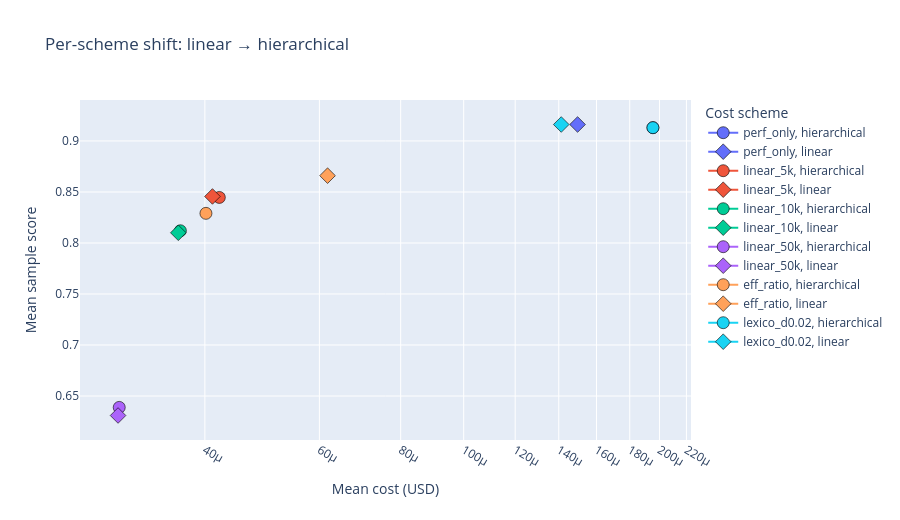

The notebook cell saved with this chart:
### Code cell
# Impact view: per-scheme shift from linear → hierarchical on cost/performance plane
scheme_order = ['perf_only', 'linear_5k', 'linear_10k', 'linear_50k', 'eff_ratio', 'lexico_d0.02']
impact_pairs = (
    hier_cost_results_df.copy()
    .assign(cost_scheme=lambda df: pd.Categorical(df['cost_scheme'], categories=scheme_order, ordered=True))
    .sort_values(['cost_scheme', 'perf_mode'])
)

fig = px.line(
    impact_pairs,
    x='mean_cost_usd',
    y='mean_sample_score',
    color='cost_scheme',
    line_group='cost_scheme',
    markers=True,
    symbol='perf_mode',
    hover_data={
        'perf_mode': True,
        'mean_cost_usd': ':,.1e',
        'mean_sample_score': ':.4f',
        'mean_accuracy': ':.3f',
    },
    labels={'mean_cost_usd': 'Mean cost (USD)', 'mean_sample_score': 'Mean sample score'},
    title='Per-scheme shift: linear → hierarchical',
)
fig.update_traces(marker=dict(size=12, line=dict(color='black', width=0.6)))
fig.update_xaxes(type='log')
fig.update_layout(height=520, legend_title_text='Cost scheme')
fig.show()

### Figure 1 — Plotly figure (JSON) as saved in the notebook; plotly's stock layout.template omitted (floating-point values rounded to 4 significant figures)
{"data": [{"customdata": [["hierarchical", 0.7284]], "hovertemplate": "cost_scheme=perf_only<br>perf_mode=%{customdata[0]}<br>Mean cost (USD)=%{x:,.1e}<br>Mean sample score=%{y:.4f}<br>mean_accuracy=%{customdata[1]:.3f}<extra></extra>", "legendgroup": "perf_only, hierarchical", "line": {"color": "#636efa", "dash": "solid"}, "marker": {"line": {"color": "black", "width": 0.6}, "size": 12, "symbol": "circle"}, "mode": "lines+markers", "name": "perf_only, hierarchical", "orientation": "v", "showlegend": true, "type": "scatter", "x": [0.0001954], "xaxis": "x", "y": [0.913], "yaxis": "y"}, {"customdata": [["linear", 0.7284]], "hovertemplate": "cost_scheme=perf_only<br>perf_mode=%{customdata[0]}<br>Mean cost (USD)=%{x:,.1e}<br>Mean sample score=%{y:.4f}<br>mean_accuracy=%{customdata[1]:.3f}<extra></extra>", "legendgroup": "perf_only, linear", "line": {"color": "#636efa", "dash": "solid"}, "marker": {"line": {"color": "black", "width": 0.6}, "size": 12, "symbol": "diamond"}, "mode": "lines+markers", "name": "perf_only, linear", "orientation": "v", "showlegend": true, "type": "scatter", "x": [0.0001497], "xaxis": "x", "y": [0.9161], "yaxis": "y"}, {"customdata": [["hierarchical", 0.6772]], "hovertemplate": "cost_scheme=linear_5k<br>perf_mode=%{customdata[0]}<br>Mean cost (USD)=%{x:,.1e}<br>Mean sample score=%{y:.4f}<br>mean_accuracy=%{customdata[1]:.3f}<extra></extra>", "legendgroup": "linear_5k, hierarchical", "line": {"color": "#EF553B", "dash": "solid"}, "marker": {"line": {"color": "black", "width": 0.6}, "size": 12, "symbol": "circle"}, "mode": "lines+markers", "name": "linear_5k, hierarchical", "orientation": "v", "showlegend": true, "type": "scatter", "x": [4.21e-05], "xaxis": "x", "y": [0.8446], "yaxis": "y"}, {"customdata": [["linear", 0.6782]], "hovertemplate": "cost_scheme=linear_5k<br>perf_mode=%{customdata[0]}<br>Mean cost (USD)=%{x:,.1e}<br>Mean sample score=%{y:.4f}<br>mean_accuracy=%{customdata[1]:.3f}<extra></extra>", "legendgroup": "linear_5k, linear", "line": {"color": "#EF553B", "dash": "solid"}, "marker": {"line": {"color": "black", "width": 0.6}, "size": 12, "symbol": "diamond"}, "mode": "lines+markers", "name": "linear_5k, linear", "orientation": "v", "showlegend": true, "type": "scatter", "x": [4.109e-05], "xaxis": "x", "y": [0.8456], "yaxis": "y"}, {"customdata": [["hierarchical", 0.65]], "hovertemplate": "cost_scheme=linear_10k<br>perf_mode=%{customdata[0]}<br>Mean cost (USD)=%{x:,.1e}<br>Mean sample score=%{y:.4f}<br>mean_accuracy=%{customdata[1]:.3f}<extra></extra>", "legendgroup": "linear_10k, hierarchical", "line": {"color": "#00cc96", "dash": "solid"}, "marker": {"line": {"color": "black", "width": 0.6}, "size": 12, "symbol": "circle"}, "mode": "lines+markers", "name": "linear_10k, hierarchical", "orientation": "v", "showlegend": true, "type": "scatter", "x": [3.668e-05], "xaxis": "x", "y": [0.812], "yaxis": "y"}, {"customdata": [["linear", 0.6487]], "hovertemplate": "cost_scheme=linear_10k<br>perf_mode=%{customdata[0]}<br>Mean cost (USD)=%{x:,.1e}<br>Mean sample score=%{y:.4f}<br>mean_accuracy=%{customdata[1]:.3f}<extra></extra>", "legendgroup": "linear_10k, linear", "line": {"color": "#00cc96", "dash": "solid"}, "marker": {"line": {"color": "black", "width": 0.6}, "size": 12, "symbol": "diamond"}, "mode": "lines+markers", "name": "linear_10k, linear", "orientation": "v", "showlegend": true, "type": "scatter", "x": [3.641e-05], "xaxis": "x", "y": [0.81], "yaxis": "y"}, {"customdata": [["hierarchical", 0.5019]], "hovertemplate": "cost_scheme=linear_50k<br>perf_mode=%{customdata[0]}<br>Mean cost (USD)=%{x:,.1e}<br>Mean sample score=%{y:.4f}<br>mean_accuracy=%{customdata[1]:.3f}<extra></extra>", "legendgroup": "linear_50k, hierarchical", "line": {"color": "#ab63fa", "dash": "solid"}, "marker": {"line": {"color": "black", "width": 0.6}, "size": 12, "symbol": "circle"}, "mode": "lines+markers", "name": "linear_50k, hierarchical", "orientation": "v", "showlegend": true, "type": "scatter", "x": [2.954e-05], "xaxis": "x", "y": [0.6388], "yaxis": "y"}, {"customdata": [["linear", 0.4952]], "hovertemplate": "cost_scheme=linear_50k<br>perf_mode=%{customdata[0]}<br>Mean cost (USD)=%{x:,.1e}<br>Mean sample score=%{y:.4f}<br>mean_accuracy=%{customdata[1]:.3f}<extra></extra>", "legendgroup": "linear_50k, linear", "line": {"color": "#ab63fa", "dash": "solid"}, "marker": {"line": {"color": "black", "width": 0.6}, "size": 12, "symbol": "diamond"}, "mode": "lines+markers", "name": "linear_50k, linear", "orientation": "v", "showlegend": true, "type": "scatter", "x": [2.942e-05], "xaxis": "x", "y": [0.6309], "yaxis": "y"}, {"customdata": [["hierarchical", 0.6624]], "hovertemplate": "cost_scheme=eff_ratio<br>perf_mode=%{customdata[0]}<br>Mean cost (USD)=%{x:,.1e}<br>Mean sample score=%{y:.4f}<br>mean_accuracy=%{customdata[1]:.3f}<extra></extra>", "legendgroup": "eff_ratio, hierarchical", "line": {"color": "#FFA15A", "dash": "solid"}, "marker": {"line": {"color": "black", "width": 0.6}, "size": 12, "symbol": "circle"}, "mode": "lines+markers", "name": "eff_ratio, hierarchical", "orientation": "v", "showlegend": true, "type": "scatter", "x": [4.015e-05], "xaxis": "x", "y": [0.829], "yaxis": "y"}, {"customdata": [["linear", 0.692]], "hovertemplate": "cost_scheme=eff_ratio<br>perf_mode=%{customdata[0]}<br>Mean cost (USD)=%{x:,.1e}<br>Mean sample score=%{y:.4f}<br>mean_accuracy=%{customdata[1]:.3f}<extra></extra>", "legendgroup": "eff_ratio, linear", "line": {"color": "#FFA15A", "dash": "solid"}, "marker": {"line": {"color": "black", "width": 0.6}, "size": 12, "symbol": "diamond"}, "mode": "lines+markers", "name": "eff_ratio, linear", "orientation": "v", "showlegend": true, "type": "scatter", "x": [6.176e-05], "xaxis": "x", "y": [0.866], "yaxis": "y"}, {"customdata": [["hierarchical", 0.7284]], "hovertemplate": "cost_scheme=lexico_d0.02<br>perf_mode=%{customdata[0]}<br>Mean cost (USD)=%{x:,.1e}<br>Mean sample score=%{y:.4f}<br>mean_accuracy=%{customdata[1]:.3f}<extra></extra>", "legendgroup": "lexico_d0.02, hierarchical", "line": {"color": "#19d3f3", "dash": "solid"}, "marker": {"line": {"color": "black", "width": 0.6}, "size": 12, "symbol": "circle"}, "mode": "lines+markers", "name": "lexico_d0.02, hierarchical", "orientation": "v", "showlegend": true, "type": "scatter", "x": [0.0001954], "xaxis": "x", "y": [0.913], "yaxis": "y"}, {"customdata": [["linear", 0.7284]], "hovertemplate": "cost_scheme=lexico_d0.02<br>perf_mode=%{customdata[0]}<br>Mean cost (USD)=%{x:,.1e}<br>Mean sample score=%{y:.4f}<br>mean_accuracy=%{customdata[1]:.3f}<extra></extra>", "legendgroup": "lexico_d0.02, linear", "line": {"color": "#19d3f3", "dash": "solid"}, "marker": {"line": {"color": "black", "width": 0.6}, "size": 12, "symbol": "diamond"}, "mode": "lines+markers", "name": "lexico_d0.02, linear", "orientation": "v", "showlegend": true, "type": "scatter", "x": [0.0001413], "xaxis": "x", "y": [0.9161], "yaxis": "y"}], "layout": {"height": 520, "legend": {"title": {"text": "Cost scheme"}, "tracegroupgap": 0}, "title": {"text": "Per-scheme shift: linear → hierarchical"}, "xaxis": {"anchor": "y", "domain": [0, 1], "title": {"text": "Mean cost (USD)"}, "type": "log"}, "yaxis": {"anchor": "x", "domain": [0, 1], "title": {"text": "Mean sample score"}}}}
